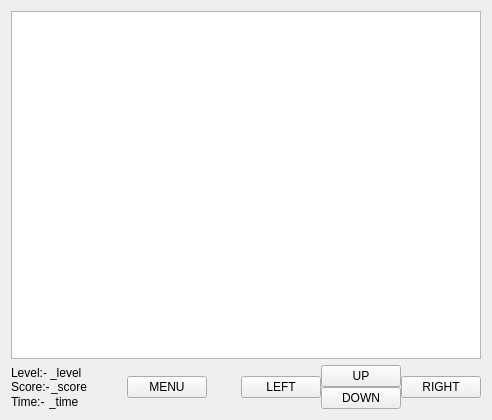
<?xml version="1.0" encoding="UTF-8"?>
<ui version="4.0">
 <class>MainWindow</class>
 <widget class="QMainWindow" name="MainWindow">
  <property name="enabled">
   <bool>true</bool>
  </property>
  <property name="geometry">
   <rect>
    <x>0</x>
    <y>0</y>
    <width>492</width>
    <height>420</height>
   </rect>
  </property>
  <property name="sizePolicy">
   <sizepolicy hsizetype="Preferred" vsizetype="Preferred">
    <horstretch>0</horstretch>
    <verstretch>0</verstretch>
   </sizepolicy>
  </property>
  <property name="minimumSize">
   <size>
    <width>0</width>
    <height>0</height>
   </size>
  </property>
  <property name="maximumSize">
   <size>
    <width>16777215</width>
    <height>16777215</height>
   </size>
  </property>
  <property name="font">
   <font>
    <weight>50</weight>
    <bold>false</bold>
    <kerning>true</kerning>
   </font>
  </property>
  <property name="windowTitle">
   <string>Funny Snake 4</string>
  </property>
  <property name="layoutDirection">
   <enum>Qt::LeftToRight</enum>
  </property>
  <widget class="QWidget" name="centralWidget">
   <property name="sizePolicy">
    <sizepolicy hsizetype="Preferred" vsizetype="Preferred">
     <horstretch>0</horstretch>
     <verstretch>0</verstretch>
    </sizepolicy>
   </property>
   <property name="minimumSize">
    <size>
     <width>0</width>
     <height>0</height>
    </size>
   </property>
   <layout class="QGridLayout" name="gridLayout_3">
    <item row="0" column="0">
     <widget class="QGraphicsView" name="MoveFild"/>
    </item>
    <item row="1" column="0">
     <layout class="QHBoxLayout" name="horizontalLayout_3">
      <property name="spacing">
       <number>0</number>
      </property>
      <property name="sizeConstraint">
       <enum>QLayout::SetMinAndMaxSize</enum>
      </property>
      <item>
       <layout class="QVBoxLayout" name="InfoGroup">
        <property name="spacing">
         <number>0</number>
        </property>
        <item>
         <layout class="QHBoxLayout" name="horizontalLayout_4">
          <property name="spacing">
           <number>1</number>
          </property>
          <item>
           <widget class="QLabel" name="Level">
            <property name="text">
             <string>Level:-</string>
            </property>
           </widget>
          </item>
          <item>
           <widget class="QLabel" name="_level">
            <property name="text">
             <string>_level</string>
            </property>
           </widget>
          </item>
         </layout>
        </item>
        <item>
         <layout class="QHBoxLayout" name="horizontalLayout_2">
          <property name="spacing">
           <number>1</number>
          </property>
          <item>
           <widget class="QLabel" name="Score">
            <property name="text">
             <string>Score:-</string>
            </property>
           </widget>
          </item>
          <item>
           <widget class="QLabel" name="_score">
            <property name="text">
             <string>_score</string>
            </property>
           </widget>
          </item>
         </layout>
        </item>
        <item>
         <layout class="QHBoxLayout" name="horizontalLayout_5">
          <property name="spacing">
           <number>0</number>
          </property>
          <item>
           <widget class="QLabel" name="Time">
            <property name="text">
             <string>Time:-</string>
            </property>
           </widget>
          </item>
          <item>
           <widget class="QLabel" name="_time">
            <property name="text">
             <string>_time</string>
            </property>
           </widget>
          </item>
         </layout>
        </item>
       </layout>
      </item>
      <item>
       <spacer name="horizontalSpacer">
        <property name="orientation">
         <enum>Qt::Horizontal</enum>
        </property>
        <property name="sizeType">
         <enum>QSizePolicy::MinimumExpanding</enum>
        </property>
        <property name="sizeHint" stdset="0">
         <size>
          <width>40</width>
          <height>20</height>
         </size>
        </property>
       </spacer>
      </item>
      <item>
       <layout class="QHBoxLayout" name="ControlGroup">
        <property name="spacing">
         <number>0</number>
        </property>
        <item>
         <widget class="QPushButton" name="menu">
          <property name="text">
           <string>MENU</string>
          </property>
          <property name="shortcut">
           <string>M</string>
          </property>
         </widget>
        </item>
        <item>
         <spacer name="horizontalSpacer_2">
          <property name="orientation">
           <enum>Qt::Horizontal</enum>
          </property>
          <property name="sizeHint" stdset="0">
           <size>
            <width>40</width>
            <height>20</height>
           </size>
          </property>
         </spacer>
        </item>
        <item>
         <widget class="QPushButton" name="Button_Left">
          <property name="text">
           <string>LEFT</string>
          </property>
          <property name="shortcut">
           <string>Left</string>
          </property>
         </widget>
        </item>
        <item>
         <layout class="QVBoxLayout" name="UpDown">
          <property name="spacing">
           <number>0</number>
          </property>
          <item>
           <widget class="QPushButton" name="Button_Up">
            <property name="text">
             <string>UP</string>
            </property>
            <property name="shortcut">
             <string>Up</string>
            </property>
           </widget>
          </item>
          <item>
           <widget class="QPushButton" name="Button_Down">
            <property name="text">
             <string>DOWN</string>
            </property>
            <property name="shortcut">
             <string>Down</string>
            </property>
           </widget>
          </item>
         </layout>
        </item>
        <item>
         <widget class="QPushButton" name="Button_Right">
          <property name="sizePolicy">
           <sizepolicy hsizetype="Fixed" vsizetype="Fixed">
            <horstretch>0</horstretch>
            <verstretch>0</verstretch>
           </sizepolicy>
          </property>
          <property name="text">
           <string>RIGHT</string>
          </property>
          <property name="shortcut">
           <string>Right</string>
          </property>
         </widget>
        </item>
       </layout>
      </item>
     </layout>
    </item>
   </layout>
  </widget>
 </widget>
 <layoutdefault spacing="6" margin="11"/>
 <resources/>
 <connections/>
</ui>
